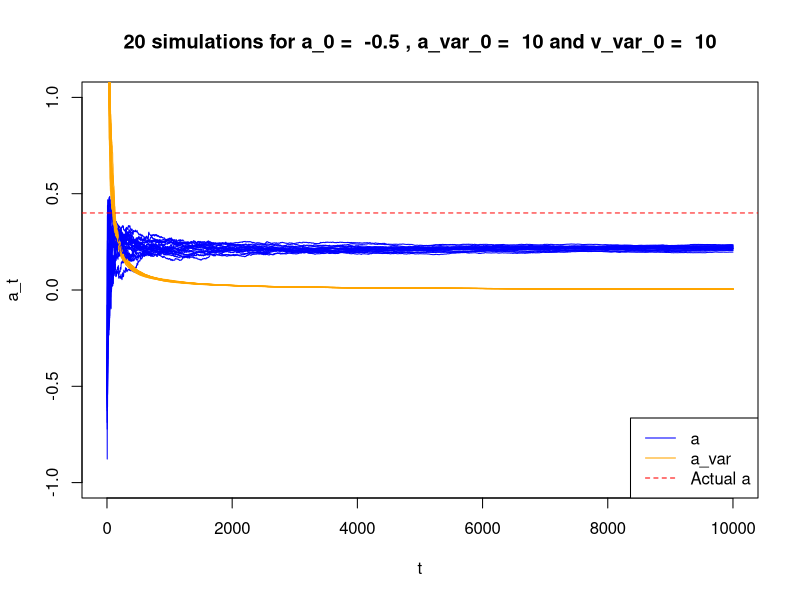

Source code (R):
##----------------------------------------------------------------
## EKF algorithm for use in Part 4 of computer exercise 2 in
## Advanced Time Series Analysis
##----------------------------------------------------------------
rm(list = ls())
plot.new()
frame()
##----------------------------------------------------------------
## Do the simulation here and keep the values in y
##----------------------------------------------------------------
std_v = 1
std_e = 1


nr_overall_simulation = 20
converged_a = rep(0, nr_overall_simulation)
for (simulation in 1:nr_overall_simulation){
  n_simulations <- 10000
  v <- rnorm(n_simulations, mean = 0, sd = std_v)
  e <- rnorm(n_simulations, mean = 0, sd = std_e)
  x <- rep(0, n_simulations)
  y <- rep(0, n_simulations)
  t_i <- rep(0, n_simulations)
  for (i in 1:n_simulations) {
    t_i[i] = i
    x[i+1] = 0.4 * x[i] + v[i]
    y[i] = x[i] + e[i]
  }

  ##----------------------------------------------------------------
  ## Estimation with the EKF
  ##----------------------------------------------------------------
  ## aInit : The starting guess of the AR coefficient estimate
  aInit <- -0.5
  ## aVarInit : The initial variance for estimation of the AR coefficient
  aVarInit <- 10
  ## sigma.v : Standard deviation of the system noise of x in the filter
  sigma.v <- 10
  
  ## Initialize
  ## Init the state vector estimate
  zt <- c(0,aInit)
  ## Init the variance matrices
  Rv <- matrix(c(sigma.v^2,0,0,0), ncol=2)
  ## sigma.e : Standard deviation of the measurement noise in the filter
  Re <- 1 
  
  ## Init the P matrix, that is the estimate of the state variance
  Pt <- matrix(c(Re,0,0,aVarInit), nrow=2, ncol=2)
  ## The state is [X a] so the differentiated observation function is
  Ht <- t(c(1,0))
  ## Init a vector for keeping the parameter a variance estimates
  aVar <- rep(NA,length(y))
  ## and keeping the states
  Z <- matrix(NA, nrow=length(y), ncol=2)
  Z[,1] <- zt
  
  ## The Kalman filtering
  for(t in 1:(length(y)-1))
  {
    ## Derivatives (Jacobians)
    Ft <- matrix(c(zt[2],0,zt[1],1), ncol=2)  # F_t-1
    # Ht does not change 
    
    ## Prediction step
    zt = c(zt[2]*zt[1],zt[2]) #z_t|t-1 f(z_t-1|t-1)
    Pt = Ft %*% Pt %*% t(Ft) + Rv #P_t|t-1
    
    ## Update step
    res = y[t] - zt[1] # the residual at time t
    St =  Ht %*% Pt %*% t(Ht) + Re # innovation covariance
    Kt = Pt %*% t(Ht) %*% St^-1 # Kalman gain
    zt = zt + Kt * res # z_t|t
    Pt = (diag(2) - Kt%*%Ht)%*%Pt #P_t|t
    
    ## Keep the state estimate
    Z[t+1,] <- zt
    ## Keep the P[2,2], which is the variance of the estimate of a
    aVar[t+1] <- Pt[2,2]
    
  }
  
  
  if (simulation == 1) {
    plot(t_i, Z[, 2], type = "l", col = "blue", ylim = c(-1, 1), xlab="t", ylab="a_t")
    lines(t_i, aVar, col = "orange")
  } else  {
    lines(t_i, Z[, 2], col = "blue")
    lines(t_i, aVar, col = "orange")
  }
  
  converged_a[simulation] = Z[t,2]

}
abline(h = 0.4, col = "red", lty=2)
legend(x = "bottomright", legend = c("a", "a_var", "Actual a"), col = c("blue", "orange", "red"), lty = c(1, 1, 2))
title(main = paste(nr_overall_simulation, "simulations for a_0 = ", aInit, ", a_var_0 = ", aVarInit, "and v_var_0 = ", sigma.v))
